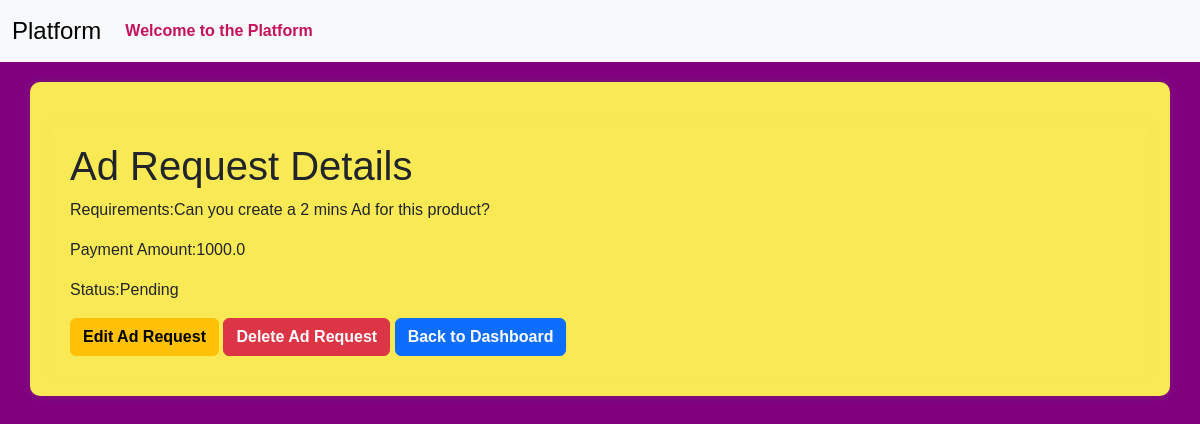
Page /ad_request/3 (signed in) on the earlier database version.
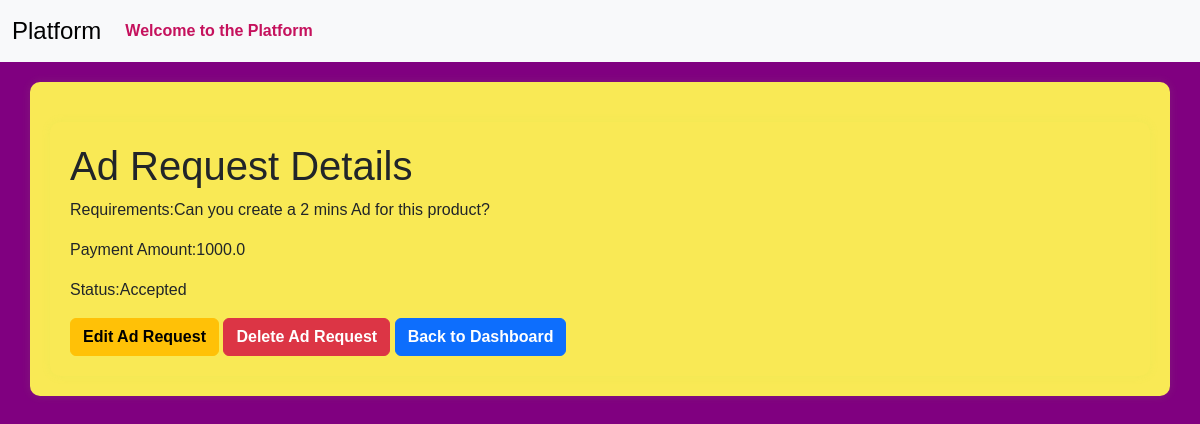
Same page on the later database version.
### models.py (models this page shows)
class AdRequest(db.Model):
    __tablename__ = 'ad_request'
    id = Column(Integer, primary_key=True)
    campaign_id = Column(Integer, ForeignKey('campaign.id'), nullable=False)
    influencer_id = Column(Integer, ForeignKey('influencer.id',ondelete='CASCADE'), nullable=False)
    requirements = Column(Text, nullable=True)
    payment_amount = Column(Float, nullable=False)
    status = Column(Enum('Pending', 'Accepted', 'Rejected', name='status_enum'), nullable=False, default='Pending')
    campaign = relationship('Campaign', backref='ad_requests')
    influencer = relationship('Influencer',backref=backref('ad_requests', cascade='all, delete-orphan'), overlaps="influencer_ad_requests,influencer_relation")

### routes.py (the view)
@app.route('/ad_request/<int:request_id>',methods=['GET','POST'])
@auth_required
def view_ad_request(request_id):
          ad_request=AdRequest.query.get_or_404(request_id)
          influencers=Influencer.query.all()
          if request.method=='POST':
              influencer_id=request.form.get('influencer_id')
              ad_request.influencer_id=influencer_id
              db.session.commit()
              flash('Influencer assigned successfully',"success")
              return redirect(url_for('sponsor_dashboard'))
          return render_template('view_ad_request.html',ad_request=ad_request,influencers=influencers)

### app.py (called while the page is built)
@login_manager.user_loader
def load_user(user_id):
    return User.query.get(int(user_id))

### routes.py (called while the page is built)
def auth_required(func):
    @wraps(func)
    def inner(*args,**kwargs):
        if 'user_id' in session:
            return func(*args,**kwargs)
        else:
           flash('Kindly login first.')
           return redirect(url_for('login'))
    return inner

### templates/view_ad_request.html (shortened to what this page needs)
{% extends 'layout.html' %}
{% block content %}
<div class="container">
    <h1>Ad Request Details</h1>
    <p>Requirements:{{ad_request.requirements}}</p>
    <p>Payment Amount:{{ad_request.payment_amount}}</p>
    <p>Status:{{ad_request.status}}</p>
    <a href="{{ url_for('edit_ad_request', request_id=ad_request.id) }}" class="btn btn-warning">Edit Ad Request</a>
    <form action="{{ url_for('delete_ad_request', request_id=ad_request.id) }}" method="post" style="display:inline;">
        <button type="submit" class="btn btn-danger">Delete Ad Request</button>
    </form>
    <a href="{{url_for('sponsor_dashboard')}}" class="btn btn-primary">Back to Dashboard</a>
</div>
{% endblock %}

### templates/layout.html (shortened to what this page needs)
<!DOCTYPE html>
<html lang="en">
<head>
  <link href="https://cdn.jsdelivr.net/npm/bootstrap@5.3.3/dist/css/bootstrap.min.css" rel="stylesheet">
  {% block style %}
         <link href="{{url_for('static',filename='profile_pictures/style.css')}}" rel="stylesheet">
  {% endblock %}
</head>
<body>
<nav class="navbar navbar-expand-lg bg-body-tertiary">
        <div class="container-fluid">
          <a class="navbar-brand" href="#">Platform</a>
          <div class="collapse navbar-collapse" id="navbarSupportedContent">
            <ul class="navbar-nav me-auto mb-2 mb-lg-0">
              {% if 'user_id' in session %}
                <li class="nav-item">
                  <a class="nav-link" href="#">Welcome to the Platform</a>
                </li>
              {% endif %}
            </ul>
          </div>
        </div>
</nav>
<div class="container">
    {% block content %}
    {% endblock %}
</div>
</body>
</html>

### static/profile_pictures/style.css (style rules this page uses)
body { font-family: 'Arial', sans-serif; background-color:#800080; }
.navbar { margin-bottom: 20px; }
.navbar-brand { font-size: 1.5rem; }
.nav-link { color: #c5125d; font-weight: bold; }
.container { margin-top: 20px; background-color: #f9e955; padding: 20px; border-radius: 10px; box-shadow: 0px 0px 10px rgba(154, 241, 83, 0.1); }
.btn { font-weight: bold; }

Differences in the rows shown:
changed AdRequest "Can you create a 2 mins Ad for this product?": status "Pending" → "Accepted"
